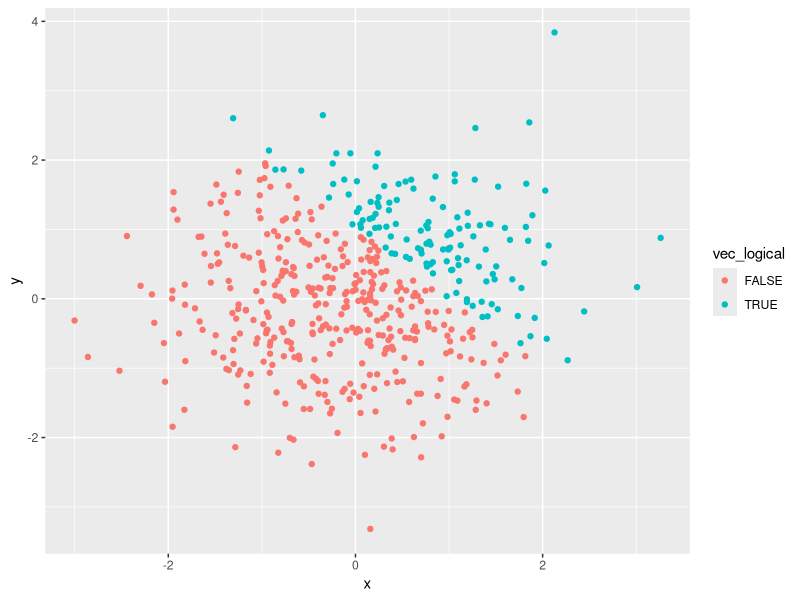
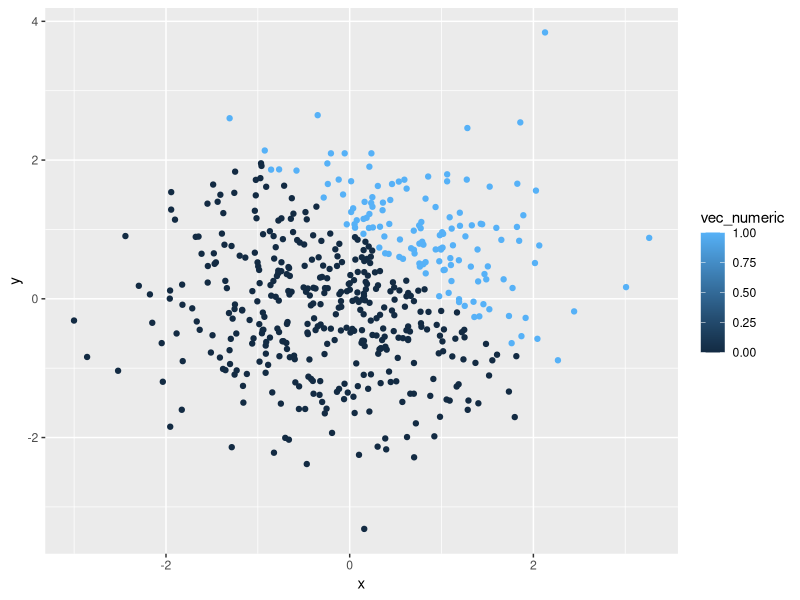
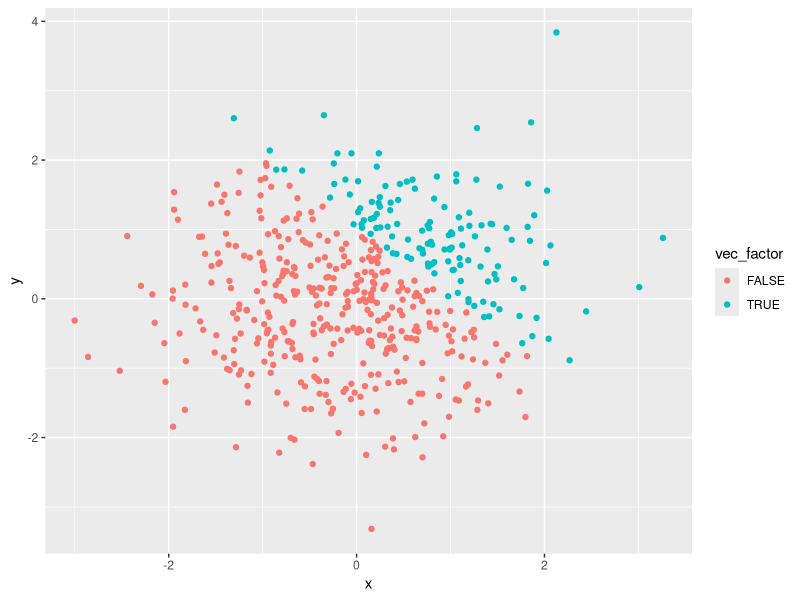
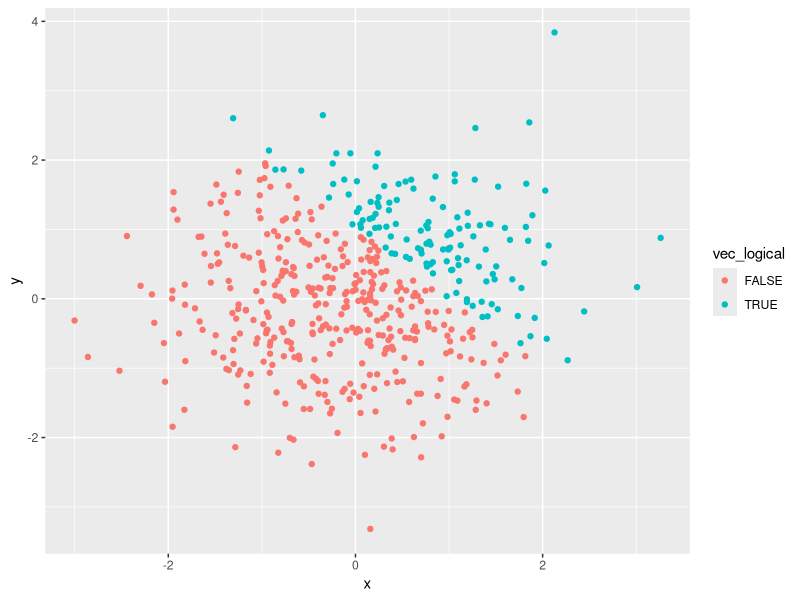

Here is the R script that generated these plots, in order:
## ---- chunk 1
library(tidyverse)

first_df = tibble(
  vec_rsamp = rnorm(8),
  vec_logical = vec_rsamp > 0,
  vec_char = letters[1:8],
  vec_factor = rep(c("a","b","c"), length = 8)
)

## ---- chunk 2
mean(pull(first_df, vec_rsamp))
mean(pull(first_df, vec_logical))
mean(pull(first_df, vec_char))
mean(pull(first_df, vec_factor))
## ---- chunk 3
as.numeric(pull(first_df, vec_logical))
## ---- chunk 4
as.numeric(pull(first_df, vec_char)) 
## ---- chunk 5
as.numeric(pull(first_df, vec_factor))
## ---- chunk 6
as.numeric(pull(first_df, vec_logical)) * pull(first_df,vec_rsamp) 
## ---- chunk 7
as.factor(pull(first_df, vec_logical)) * pull(first_df,vec_rsamp) 
## ---- chunk 8
as.numeric(as.factor(pull(first_df, vec_logical))) * pull(first_df,vec_rsamp) 
## ---- chunk 9
second_df = tibble(
  x = rnorm(500),
  y = rnorm(500),
  vec_logical = x + y > 1,
  vec_numeric = as.numeric(vec_logical),
  vec_factor = as.factor(vec_logical),
)
## ---- chunk 10
ggplot(second_df, aes(x = x, y = y, color = vec_logical)) + geom_point()

ggsave("scatter_plotHW1.pdf")
## ---- chunk 11
ggplot(second_df, aes(x = x, y = y, color = vec_numeric)) + geom_point()
## ---- chunk 12
ggplot(second_df, aes(x = x, y = y, color = vec_factor)) + geom_point()
